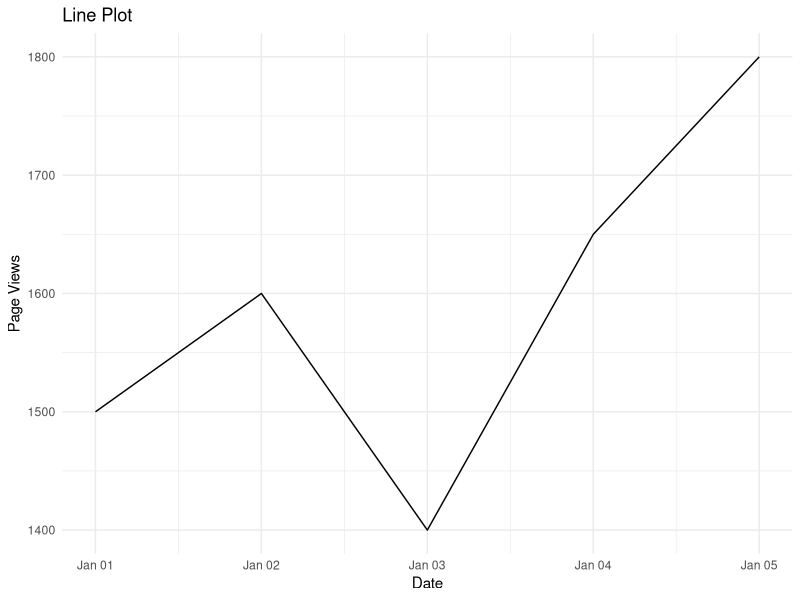

The R source for this figure:
# Install and load ggplot2 package
if (!requireNamespace("ggplot2", quietly = TRUE)) {
  install.packages("ggplot2")
}
library(ggplot2)

# Your data
web_data <- data.frame(
  Date = as.Date(c("2023-01-01", "2023-01-02", "2023-01-03", "2023-01-04", "2023-01-05")),
  Page_Views = c(1500, 1600, 1400, 1650, 1800),
  Click_through_Rate = c(2.3, 2.7, 2.0, 2.4, 2.6)
)
# Line Plot
line_plot <- ggplot(web_data, aes(x = Date, y = Page_Views)) +
  geom_line() +
  labs(title = "Line Plot", x = "Date", y = "Page Views") +
  theme_minimal()

# Print or display the plots
print(line_plot)
